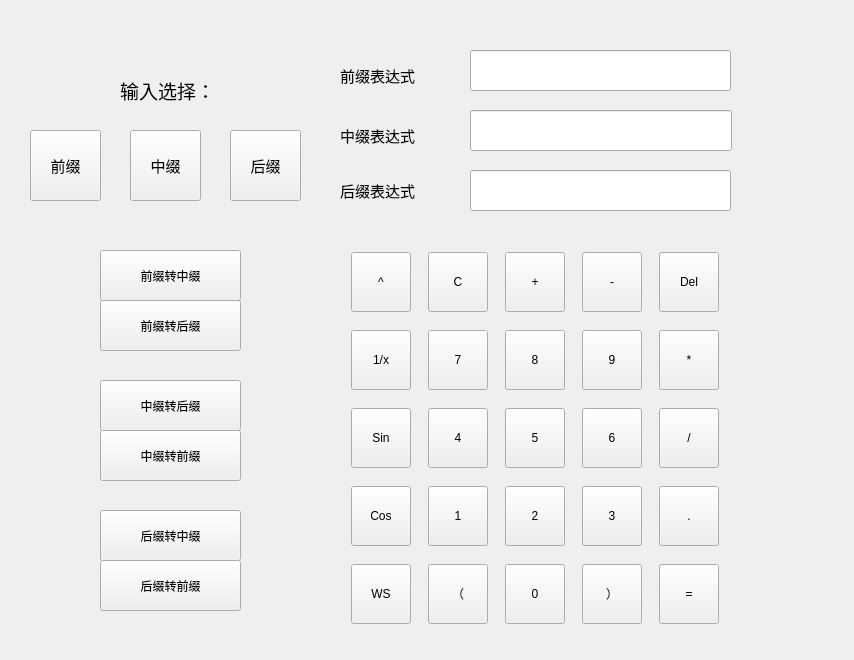
<?xml version="1.0" encoding="UTF-8"?>
<ui version="4.0">
 <class>Widget</class>
 <widget class="QWidget" name="Widget">
  <property name="geometry">
   <rect>
    <x>0</x>
    <y>0</y>
    <width>854</width>
    <height>660</height>
   </rect>
  </property>
  <property name="windowTitle">
   <string>Widget</string>
  </property>
  <widget class="QLineEdit" name="mainLineEdit_infix">
   <property name="geometry">
    <rect>
     <x>470</x>
     <y>110</y>
     <width>262</width>
     <height>41</height>
    </rect>
   </property>
  </widget>
  <widget class="QLineEdit" name="mainLineEdit_postfix">
   <property name="geometry">
    <rect>
     <x>470</x>
     <y>170</y>
     <width>261</width>
     <height>41</height>
    </rect>
   </property>
  </widget>
  <widget class="QPushButton" name="pushButton_infix_to_postfix">
   <property name="geometry">
    <rect>
     <x>100</x>
     <y>380</y>
     <width>141</width>
     <height>51</height>
    </rect>
   </property>
   <property name="text">
    <string>中缀转后缀</string>
   </property>
  </widget>
  <widget class="QLabel" name="label_infix">
   <property name="geometry">
    <rect>
     <x>340</x>
     <y>120</y>
     <width>101</width>
     <height>31</height>
    </rect>
   </property>
   <property name="font">
    <font>
     <pointsize>11</pointsize>
    </font>
   </property>
   <property name="text">
    <string>中缀表达式</string>
   </property>
  </widget>
  <widget class="QLabel" name="label_postfix">
   <property name="geometry">
    <rect>
     <x>340</x>
     <y>170</y>
     <width>101</width>
     <height>41</height>
    </rect>
   </property>
   <property name="font">
    <font>
     <pointsize>11</pointsize>
    </font>
   </property>
   <property name="text">
    <string>后缀表达式</string>
   </property>
  </widget>
  <widget class="QLabel" name="label_prefix">
   <property name="geometry">
    <rect>
     <x>340</x>
     <y>60</y>
     <width>111</width>
     <height>31</height>
    </rect>
   </property>
   <property name="font">
    <font>
     <pointsize>11</pointsize>
    </font>
   </property>
   <property name="text">
    <string>前缀表达式</string>
   </property>
  </widget>
  <widget class="QLineEdit" name="mainLineEdit_prefix">
   <property name="geometry">
    <rect>
     <x>470</x>
     <y>50</y>
     <width>261</width>
     <height>41</height>
    </rect>
   </property>
  </widget>
  <widget class="QPushButton" name="pushButton_infix_to_prefix">
   <property name="geometry">
    <rect>
     <x>100</x>
     <y>430</y>
     <width>141</width>
     <height>51</height>
    </rect>
   </property>
   <property name="text">
    <string>中缀转前缀</string>
   </property>
  </widget>
  <widget class="QPushButton" name="pushButton_postfix_to_infix">
   <property name="geometry">
    <rect>
     <x>100</x>
     <y>510</y>
     <width>141</width>
     <height>51</height>
    </rect>
   </property>
   <property name="text">
    <string>后缀转中缀</string>
   </property>
  </widget>
  <widget class="QPushButton" name="pushButton_postfix_to_prefix">
   <property name="geometry">
    <rect>
     <x>100</x>
     <y>560</y>
     <width>141</width>
     <height>51</height>
    </rect>
   </property>
   <property name="text">
    <string>后缀转前缀</string>
   </property>
  </widget>
  <widget class="QPushButton" name="pushButton_prefix_to_infix">
   <property name="geometry">
    <rect>
     <x>100</x>
     <y>250</y>
     <width>141</width>
     <height>51</height>
    </rect>
   </property>
   <property name="text">
    <string>前缀转中缀</string>
   </property>
  </widget>
  <widget class="QPushButton" name="pushButton_prefix_to_postfix">
   <property name="geometry">
    <rect>
     <x>100</x>
     <y>300</y>
     <width>141</width>
     <height>51</height>
    </rect>
   </property>
   <property name="text">
    <string>前缀转后缀</string>
   </property>
  </widget>
  <widget class="QLabel" name="label">
   <property name="geometry">
    <rect>
     <x>120</x>
     <y>50</y>
     <width>111</width>
     <height>81</height>
    </rect>
   </property>
   <property name="font">
    <font>
     <pointsize>14</pointsize>
    </font>
   </property>
   <property name="text">
    <string>输入选择：</string>
   </property>
  </widget>
  <widget class="QPushButton" name="pushButton_prefix">
   <property name="geometry">
    <rect>
     <x>30</x>
     <y>130</y>
     <width>71</width>
     <height>71</height>
    </rect>
   </property>
   <property name="font">
    <font>
     <pointsize>11</pointsize>
    </font>
   </property>
   <property name="text">
    <string>前缀</string>
   </property>
  </widget>
  <widget class="QPushButton" name="pushButton_infix">
   <property name="geometry">
    <rect>
     <x>130</x>
     <y>130</y>
     <width>71</width>
     <height>71</height>
    </rect>
   </property>
   <property name="font">
    <font>
     <pointsize>11</pointsize>
    </font>
   </property>
   <property name="text">
    <string>中缀</string>
   </property>
  </widget>
  <widget class="QPushButton" name="pushButton_postfix">
   <property name="geometry">
    <rect>
     <x>230</x>
     <y>130</y>
     <width>71</width>
     <height>71</height>
    </rect>
   </property>
   <property name="font">
    <font>
     <pointsize>11</pointsize>
    </font>
   </property>
   <property name="text">
    <string>后缀</string>
   </property>
  </widget>
  <widget class="QWidget" name="layoutWidget">
   <property name="geometry">
    <rect>
     <x>340</x>
     <y>240</y>
     <width>391</width>
     <height>401</height>
    </rect>
   </property>
   <layout class="QGridLayout" name="gridLayout">
    <item row="1" column="0">
     <widget class="QPushButton" name="ButtonDao">
      <property name="minimumSize">
       <size>
        <width>60</width>
        <height>60</height>
       </size>
      </property>
      <property name="maximumSize">
       <size>
        <width>60</width>
        <height>60</height>
       </size>
      </property>
      <property name="text">
       <string>1/x</string>
      </property>
     </widget>
    </item>
    <item row="2" column="4">
     <widget class="QPushButton" name="ButtonDiv">
      <property name="minimumSize">
       <size>
        <width>60</width>
        <height>60</height>
       </size>
      </property>
      <property name="maximumSize">
       <size>
        <width>60</width>
        <height>60</height>
       </size>
      </property>
      <property name="text">
       <string>/</string>
      </property>
     </widget>
    </item>
    <item row="3" column="4">
     <widget class="QPushButton" name="ButtonPoint">
      <property name="minimumSize">
       <size>
        <width>60</width>
        <height>60</height>
       </size>
      </property>
      <property name="maximumSize">
       <size>
        <width>60</width>
        <height>140</height>
       </size>
      </property>
      <property name="text">
       <string>.</string>
      </property>
     </widget>
    </item>
    <item row="0" column="4">
     <widget class="QPushButton" name="ButtonDel">
      <property name="minimumSize">
       <size>
        <width>60</width>
        <height>60</height>
       </size>
      </property>
      <property name="maximumSize">
       <size>
        <width>60</width>
        <height>60</height>
       </size>
      </property>
      <property name="text">
       <string>Del</string>
      </property>
      <property name="iconSize">
       <size>
        <width>50</width>
        <height>80</height>
       </size>
      </property>
     </widget>
    </item>
    <item row="0" column="2">
     <widget class="QPushButton" name="ButtonAdd">
      <property name="minimumSize">
       <size>
        <width>60</width>
        <height>60</height>
       </size>
      </property>
      <property name="maximumSize">
       <size>
        <width>60</width>
        <height>60</height>
       </size>
      </property>
      <property name="text">
       <string>+</string>
      </property>
     </widget>
    </item>
    <item row="2" column="2">
     <widget class="QPushButton" name="Button5">
      <property name="minimumSize">
       <size>
        <width>60</width>
        <height>60</height>
       </size>
      </property>
      <property name="maximumSize">
       <size>
        <width>60</width>
        <height>60</height>
       </size>
      </property>
      <property name="text">
       <string>5</string>
      </property>
     </widget>
    </item>
    <item row="3" column="1">
     <widget class="QPushButton" name="Button1">
      <property name="minimumSize">
       <size>
        <width>60</width>
        <height>60</height>
       </size>
      </property>
      <property name="maximumSize">
       <size>
        <width>60</width>
        <height>60</height>
       </size>
      </property>
      <property name="text">
       <string>1</string>
      </property>
     </widget>
    </item>
    <item row="4" column="0">
     <widget class="QPushButton" name="ButtonWS">
      <property name="minimumSize">
       <size>
        <width>60</width>
        <height>60</height>
       </size>
      </property>
      <property name="maximumSize">
       <size>
        <width>60</width>
        <height>60</height>
       </size>
      </property>
      <property name="text">
       <string>WS</string>
      </property>
     </widget>
    </item>
    <item row="0" column="3">
     <widget class="QPushButton" name="ButtonSub">
      <property name="minimumSize">
       <size>
        <width>60</width>
        <height>60</height>
       </size>
      </property>
      <property name="maximumSize">
       <size>
        <width>60</width>
        <height>60</height>
       </size>
      </property>
      <property name="text">
       <string>-</string>
      </property>
     </widget>
    </item>
    <item row="3" column="3">
     <widget class="QPushButton" name="Button3">
      <property name="minimumSize">
       <size>
        <width>60</width>
        <height>60</height>
       </size>
      </property>
      <property name="maximumSize">
       <size>
        <width>60</width>
        <height>60</height>
       </size>
      </property>
      <property name="text">
       <string>3</string>
      </property>
     </widget>
    </item>
    <item row="1" column="4">
     <widget class="QPushButton" name="ButtonMul">
      <property name="minimumSize">
       <size>
        <width>60</width>
        <height>60</height>
       </size>
      </property>
      <property name="maximumSize">
       <size>
        <width>60</width>
        <height>60</height>
       </size>
      </property>
      <property name="text">
       <string>*</string>
      </property>
     </widget>
    </item>
    <item row="4" column="2">
     <widget class="QPushButton" name="Button0">
      <property name="minimumSize">
       <size>
        <width>60</width>
        <height>60</height>
       </size>
      </property>
      <property name="maximumSize">
       <size>
        <width>60</width>
        <height>60</height>
       </size>
      </property>
      <property name="text">
       <string>0</string>
      </property>
     </widget>
    </item>
    <item row="4" column="4">
     <widget class="QPushButton" name="ButtonEquel">
      <property name="minimumSize">
       <size>
        <width>60</width>
        <height>60</height>
       </size>
      </property>
      <property name="maximumSize">
       <size>
        <width>60</width>
        <height>140</height>
       </size>
      </property>
      <property name="text">
       <string>=</string>
      </property>
     </widget>
    </item>
    <item row="4" column="3">
     <widget class="QPushButton" name="ButtonR">
      <property name="minimumSize">
       <size>
        <width>60</width>
        <height>60</height>
       </size>
      </property>
      <property name="maximumSize">
       <size>
        <width>60</width>
        <height>60</height>
       </size>
      </property>
      <property name="text">
       <string>）</string>
      </property>
     </widget>
    </item>
    <item row="3" column="2">
     <widget class="QPushButton" name="Button2">
      <property name="minimumSize">
       <size>
        <width>60</width>
        <height>60</height>
       </size>
      </property>
      <property name="maximumSize">
       <size>
        <width>60</width>
        <height>60</height>
       </size>
      </property>
      <property name="text">
       <string>2</string>
      </property>
     </widget>
    </item>
    <item row="0" column="1">
     <widget class="QPushButton" name="ButtonClear">
      <property name="minimumSize">
       <size>
        <width>60</width>
        <height>60</height>
       </size>
      </property>
      <property name="maximumSize">
       <size>
        <width>60</width>
        <height>60</height>
       </size>
      </property>
      <property name="text">
       <string>C</string>
      </property>
     </widget>
    </item>
    <item row="4" column="1">
     <widget class="QPushButton" name="ButtonL">
      <property name="minimumSize">
       <size>
        <width>60</width>
        <height>60</height>
       </size>
      </property>
      <property name="maximumSize">
       <size>
        <width>60</width>
        <height>60</height>
       </size>
      </property>
      <property name="text">
       <string>（</string>
      </property>
     </widget>
    </item>
    <item row="0" column="0">
     <widget class="QPushButton" name="ButtonPower">
      <property name="minimumSize">
       <size>
        <width>60</width>
        <height>60</height>
       </size>
      </property>
      <property name="maximumSize">
       <size>
        <width>60</width>
        <height>60</height>
       </size>
      </property>
      <property name="text">
       <string>^</string>
      </property>
     </widget>
    </item>
    <item row="1" column="2">
     <widget class="QPushButton" name="Button8">
      <property name="minimumSize">
       <size>
        <width>60</width>
        <height>60</height>
       </size>
      </property>
      <property name="maximumSize">
       <size>
        <width>60</width>
        <height>60</height>
       </size>
      </property>
      <property name="text">
       <string>8</string>
      </property>
     </widget>
    </item>
    <item row="1" column="3">
     <widget class="QPushButton" name="Button9">
      <property name="minimumSize">
       <size>
        <width>60</width>
        <height>60</height>
       </size>
      </property>
      <property name="maximumSize">
       <size>
        <width>60</width>
        <height>60</height>
       </size>
      </property>
      <property name="text">
       <string>9</string>
      </property>
     </widget>
    </item>
    <item row="2" column="1">
     <widget class="QPushButton" name="Button4">
      <property name="minimumSize">
       <size>
        <width>60</width>
        <height>60</height>
       </size>
      </property>
      <property name="maximumSize">
       <size>
        <width>60</width>
        <height>60</height>
       </size>
      </property>
      <property name="text">
       <string>4</string>
      </property>
     </widget>
    </item>
    <item row="2" column="0">
     <widget class="QPushButton" name="ButtonSin">
      <property name="minimumSize">
       <size>
        <width>60</width>
        <height>60</height>
       </size>
      </property>
      <property name="maximumSize">
       <size>
        <width>60</width>
        <height>60</height>
       </size>
      </property>
      <property name="text">
       <string>Sin</string>
      </property>
     </widget>
    </item>
    <item row="1" column="1">
     <widget class="QPushButton" name="Button7">
      <property name="minimumSize">
       <size>
        <width>60</width>
        <height>60</height>
       </size>
      </property>
      <property name="maximumSize">
       <size>
        <width>60</width>
        <height>60</height>
       </size>
      </property>
      <property name="text">
       <string>7</string>
      </property>
     </widget>
    </item>
    <item row="2" column="3">
     <widget class="QPushButton" name="Button6">
      <property name="minimumSize">
       <size>
        <width>60</width>
        <height>60</height>
       </size>
      </property>
      <property name="maximumSize">
       <size>
        <width>60</width>
        <height>60</height>
       </size>
      </property>
      <property name="text">
       <string>6</string>
      </property>
     </widget>
    </item>
    <item row="3" column="0">
     <widget class="QPushButton" name="ButtonCos">
      <property name="minimumSize">
       <size>
        <width>60</width>
        <height>60</height>
       </size>
      </property>
      <property name="maximumSize">
       <size>
        <width>60</width>
        <height>60</height>
       </size>
      </property>
      <property name="text">
       <string>Cos</string>
      </property>
     </widget>
    </item>
   </layout>
  </widget>
 </widget>
 <resources/>
 <connections/>
</ui>
